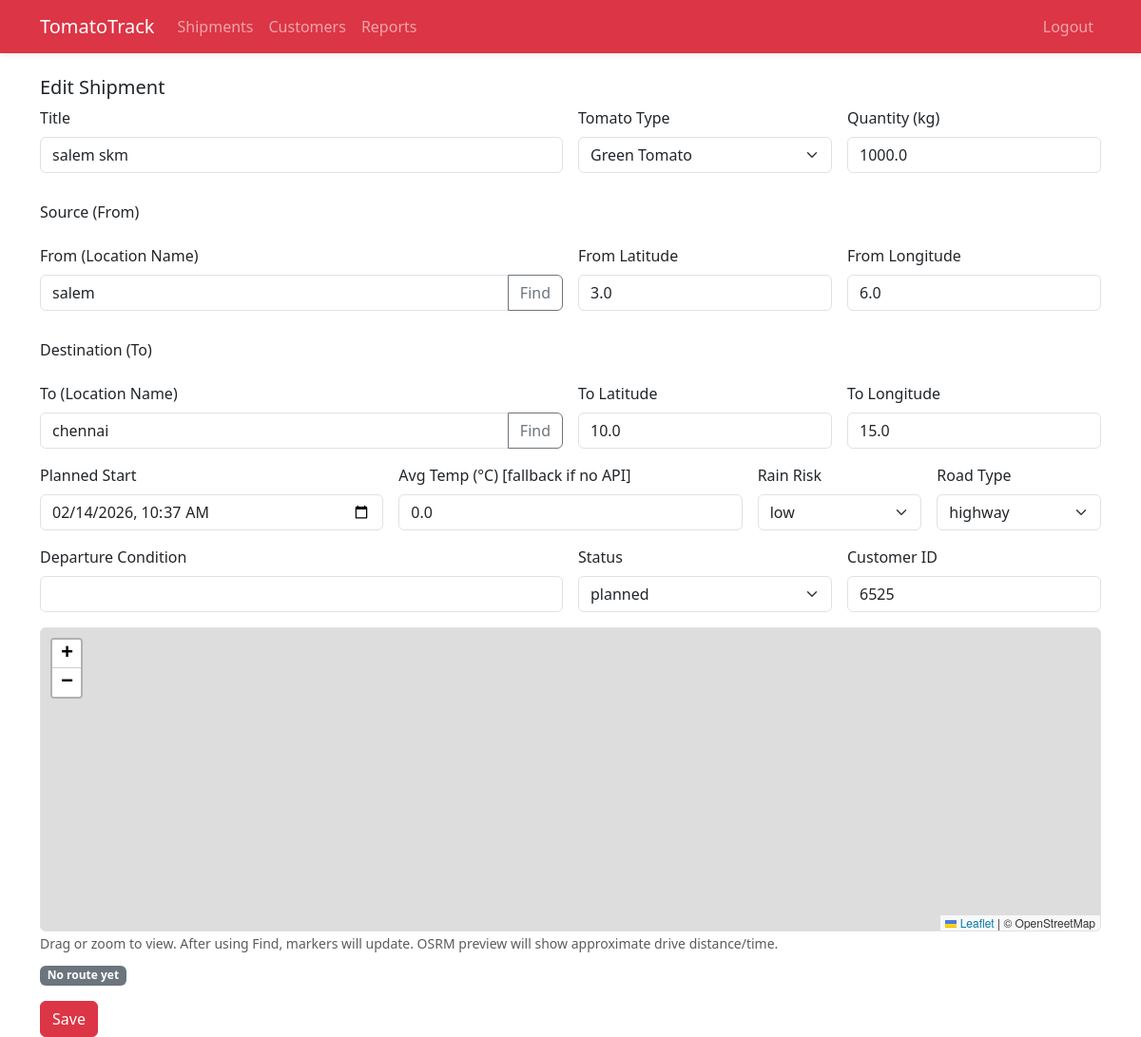
Page /shipments/1/edit (signed in) on the committed database.
### models.py (models this page shows)
class Shipment(Base):
    __tablename__ = 'shipments'
    id = Column(Integer, primary_key=True)
    title = Column(String(255), nullable=False)
    tomato_type = Column(String(50))
    quantity_kg = Column(Float, default=0)
    origin_name = Column(String(255), nullable=False)
    origin_lat = Column(Float, nullable=False)
    origin_lng = Column(Float, nullable=False)
    dest_name = Column(String(255), nullable=False)
    dest_lat = Column(Float, nullable=False)
    dest_lng = Column(Float, nullable=False)
    distance_km = Column(Float)
    drive_time_hours = Column(Float)
    eta_days = Column(Float)
    planned_start = Column(DateTime)
    planned_arrival = Column(DateTime)
    avg_temp_c = Column(Float)
    rain_risk = Column(String(20))  # low/medium/high
    road_type = Column(String(50))  # highway/mixed/poor
    condition_departure = Column(String(100))
    condition_arrival = Column(String(100))
    status = Column(String(50), default='planned')
    actual_start = Column(DateTime)
    delivered_at = Column(DateTime)
    customer_id = Column(Integer, ForeignKey('customers.id'))
    customer = relationship('Customer', back_populates='shipments')
    created_by = Column(Integer, ForeignKey('users.id'))
    created_at = Column(DateTime, default=datetime.utcnow)

class TomatoType(Base):
    __tablename__ = 'tomato_types'
    id = Column(Integer, primary_key=True)
    name = Column(String(50), unique=True, nullable=False)
    best_temp_min = Column(Float)
    best_temp_max = Column(Float)
    max_travel_days = Column(Integer)
    notes = Column(Text)

### app.py (the view)
    @app.route('/shipments/<int:sid>/edit', methods=['GET', 'POST'])
    @login_required
    def shipment_edit(sid):
        with Session() as s:
            sh = s.get(Shipment, sid)
            types = [t.name for t in s.query(TomatoType).order_by(TomatoType.name).all()]
        if request.method == 'POST':
            return save_or_update_shipment(sid)
        return render_template('shipment_form.html', shipment=sh, tomato_types=types)

### templates/shipment_form.html (shortened to what this page needs)
{% extends 'base.html' %}
{% block content %}
<h5>{{ 'Edit' if shipment else 'New' }} Shipment</h5>
<form method="post" class="row g-3">
  <div class="col-md-6">
    <label class="form-label">Title</label>
    <input name="title" class="form-control" value="{{ shipment.title if shipment }}" required>
  </div>
  <div class="col-md-3">
    <label class="form-label">Tomato Type</label>
    <select name="tomato_type" class="form-select" required>
      {% for t in tomato_types %}
        <option value="{{ t }}" {% if shipment and shipment.tomato_type==t %}selected{% endif %}>{{ t }}</option>
      {% endfor %}
    </select>
  </div>
  <div class="col-md-3">
    <label class="form-label">Quantity (kg)</label>
    <input name="quantity_kg" type="number" step="0.1" class="form-control" value="{{ shipment.quantity_kg if shipment }}">
  </div>
  <div class="col-12"><h6 class="mt-3">Source (From)</h6></div>
  <div class="col-md-6">
    <label class="form-label">From (Location Name)</label>
    <div class="input-group">
      <input id="from_name" name="origin_name" class="form-control" value="{{ shipment.origin_name if shipment }}" required>
      <button class="btn btn-outline-secondary" type="button" onclick="geocode('from')">Find</button>
    </div>
  </div>
  <div class="col-md-3">
    <label class="form-label">From Latitude</label>
    <input id="from_lat" name="origin_lat" type="number" step="any" class="form-control" value="{{ shipment.origin_lat if shipment }}" required>
  </div>
  <div class="col-md-3">
    <label class="form-label">From Longitude</label>
    <input id="from_lng" name="origin_lng" type="number" step="any" class="form-control" value="{{ shipment.origin_lng if shipment }}" required>
  </div>
  <div class="col-12"><h6 class="mt-3">Destination (To)</h6></div>
  <div class="col-md-6">
    <label class="form-label">To (Location Name)</label>
    <div class="input-group">
      <input id="to_name" name="dest_name" class="form-control" value="{{ shipment.dest_name if shipment }}" required>
      <button class="btn btn-outline-secondary" type="button" onclick="geocode('to')">Find</button>
    </div>
  </div>
  <div class="col-md-3">
    <label class="form-label">To Latitude</label>
    <input id="to_lat" name="dest_lat" type="number" step="any" class="form-control" value="{{ shipment.dest_lat if shipment }}" required>
  </div>
  <div class="col-md-3">
    <label class="form-label">To Longitude</label>
    <input id="to_lng" name="dest_lng" type="number" step="any" class="form-control" value="{{ shipment.dest_lng if shipment }}" required>
  </div>
  <div class="col-md-4">
    <label class="form-label">Planned Start</label>
    <input name="planned_start" type="datetime-local" class="form-control"
           value="{{ shipment.planned_start.strftime('%Y-%m-%dT%H:%M') if shipment and shipment.planned_start }}">
  </div>
  <div class="col-md-4">
    <label class="form-label">Avg Temp (°C) [fallback if no API]</label>
    <input name="avg_temp_c" type="number" step="0.1" class="form-control" value="{{ shipment.avg_temp_c if shipment }}">
  </div>
  <div class="col-md-2">
    <label class="form-label">Rain Risk</label>
    <select name="rain_risk" class="form-select">
      <option value="low"    {% if shipment and shipment.rain_risk=='low' %}selected{% endif %}>low</option>
    </select>
  </div>
  <div class="col-md-2">
    <label class="form-label">Road Type</label>
    <select name="road_type" class="form-select">
      <option value="highway" {% if shipment and shipment.road_type=='highway' %}selected{% endif %}>highway</option>
    </select>
  </div>
  <div class="col-md-6">
    <label class="form-label">Departure Condition</label>
    <input name="condition_departure" class="form-control" value="{{ shipment.condition_departure if shipment }}">
  </div>
  <div class="col-md-3">
    <label class="form-label">Status</label>
    <select name="status" class="form-select">
      <option value="planned"     {% if shipment and shipment.status=='planned' %}selected{% endif %}>planned</option>
    </select>
  </div>
  <div class="col-md-3">
    <label class="form-label">Customer ID</label>
    <input name="customer_id" type="number" class="form-control" value="{{ shipment.customer_id if shipment }}">
  </div>
  <div class="col-12">
    <div id="map" style="height: 320px;" class="rounded border"></div>
    <small class="text-muted">Drag or zoom to view. After using Find, markers will update. OSRM preview will show approximate drive distance/time.</small>
    <div class="mt-2">
      <span id="routeBadge" class="badge text-bg-secondary">No route yet</span>
    </div>
  </div>
  <div class="col-12">
    <button class="btn btn-danger">Save</button>
  </div>
</form>
{% endblock %}

### static/custom.css (style rules this page uses)
body { background: #fff; }

### rows in the picture
Shipment: title "salem skm", tomato_type "Green Tomato", quantity_kg "1000.0", origin_name "salem", origin_lat "3.0", origin_lng "6.0", dest_name "chennai", dest_lat "10.0", dest_lng "15.0", planned_start "02/14/2026 10:37", avg_temp_c "0.0", rain_risk "low", road_type "highway", status "planned", customer_id "6525"

### other values in the picture
{{ 'Edit' if shipment else 'New' }} "Edit"
